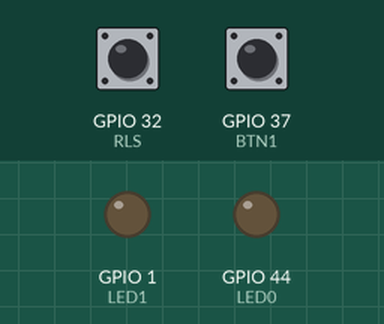
Bench run of a sketch on a simulated ESP32. Parts: output pins drawn as LEDs (lit = HIGH). Dashed ring = blinking. The test bench sets the inputs (shaded band); at power-on: GPIO 32 (RLS) HIGH, GPIO 37 (BTN1) LOW.

Above: at 1.2 s.
1.3 s: GPIO 32 (RLS) pulled LOW for 1 s
At 1.4 s:
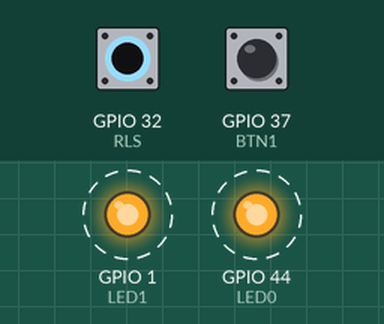
4.3 s: GPIO 37 (BTN1) pulled HIGH for 3.2 s
At 7.9 s:
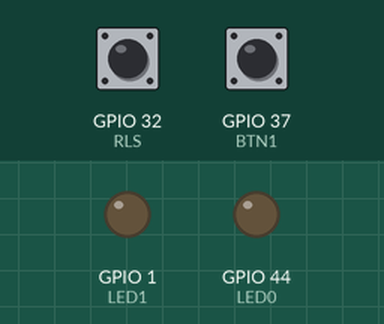
9.0 s: GPIO 32 (RLS) pulled LOW for 3.2 s
At 9.1 s:
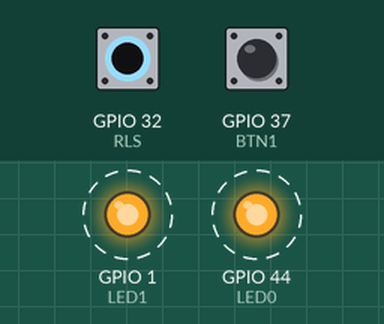
Timing chart, 0 to 13.5 s (numbered marks = the images above; inputs shaded):
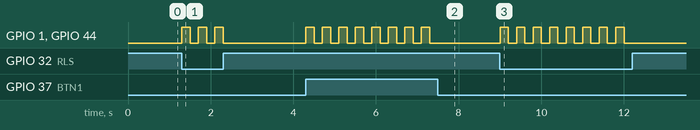

Measured:
- after the input at 1.3 s, GPIO 1 (LED1), GPIO 44 (LED0): alternates HIGH for 0.20 s and LOW for 0.20 s, 6 changes in all, then stays LOW, starting at once
- after the input at 4.3 s, GPIO 1 (LED1), GPIO 44 (LED0): alternates HIGH for 0.20 s and LOW for 0.20 s, 16 changes in all, then stays LOW, starting at once
- after the input at 9.0 s, GPIO 1 (LED1), GPIO 44 (LED0): alternates HIGH for 0.20 s and LOW for 0.20 s, 16 changes in all, then stays LOW, starting at once

The sketch:

Lab1d.ino
```cpp
/* Project Lab1d
 * Description:  Make both the onboard LED and external LED blink at the same time
 *               only if button 1 is pressed or if the RLS detects a presence
 * Author: Leila Moussa
 * Date: September 21, 2022
 */
# define LED0 D7                    // now we can call pin D7 by the more meaningful name 'LED0'
# define LED1 D0                    // and call pin D0 by 'LED1', to which it will be connected with a wire
# define BTN1 A1                    // Button 1 will be connected to the output of pin A1
# define RLS A4                     // Reflective Light Sensor is connected to pin A4
# define FLASH_RATE 200             // easily change LED's flash-rate

void setup() {
    pinMode(LED0, OUTPUT);          // sets LED0 pin D7 mode to Output
    pinMode(LED1, OUTPUT);          // pin D0 will also be an Output connected to LED1
    pinMode(BTN1, INPUT_PULLDOWN);  // BTN1 is active high
    pinMode(RLS, INPUT_PULLUP);     // the RLS is active low
}

void loop()  {
    int flashEnabled = digitalRead(BTN1);   // flashEnabled is TRUE if Button 1 is pressed, FALSE otherwise
    int RLSval = digitalRead(RLS);          // RLSval is FALSE if light is detected
    if (flashEnabled || !RLSval) {          // only execute blinking logic if BTN1 is pressed OR if RLS detects light (is FALSE)
        digitalWrite(LED0, HIGH);           // turn LED0 on
        digitalWrite(LED1, HIGH);           // turn LED1 on
        delay(FLASH_RATE);                  // wait 1/5 second
        digitalWrite(LED0, LOW);            // turn LED0 off
        digitalWrite(LED1, LOW);            // turn LED1 off
        delay(FLASH_RATE);                  // wait another 1/5 second
    }
}
```
